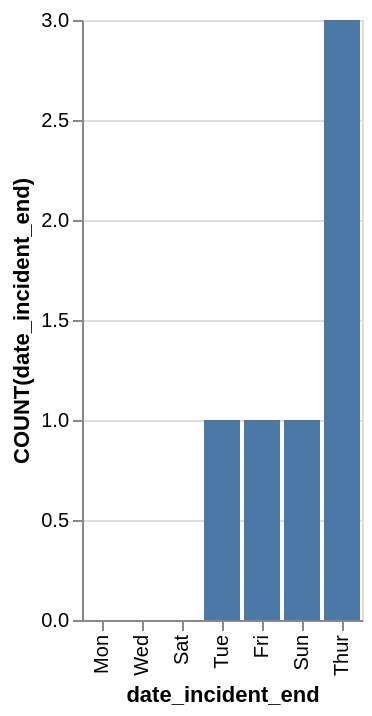

Vega-Lite specification for this chart:
### Vega-Lite specification from a JSON file in a GitHub repository (floating-point values rounded to 4 significant figures)
{"data": {"values": [{"x_data": "Mon", "y_data": 0}, {"x_data": "Tue", "y_data": 1}, {"x_data": "Wed", "y_data": 0}, {"x_data": "Thur", "y_data": 3}, {"x_data": "Fri", "y_data": 1}, {"x_data": "Sat", "y_data": 0}, {"x_data": "Sun", "y_data": 1}]}, "mark": "bar", "encoding": {"x": {"field": "x_data", "type": "nominal", "title": "date_incident_end", "sort": {"op": "sum", "field": "y_data", "order": "ascending"}}, "y": {"field": "y_data", "type": "quantitative", "title": "COUNT(date_incident_end)"}}}
